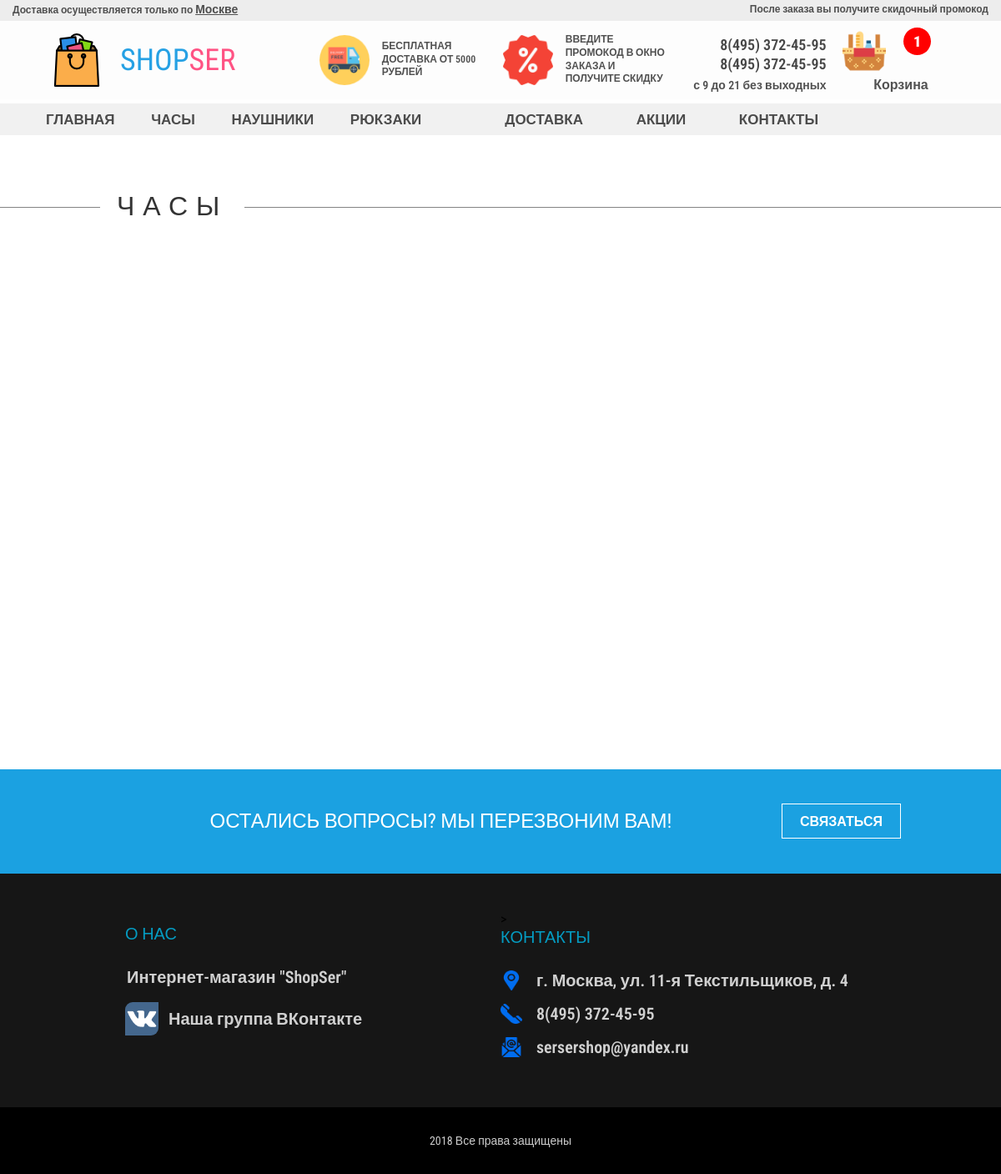
The page /controllers/catalog.php?category_id=1 on the database as committed earlier.
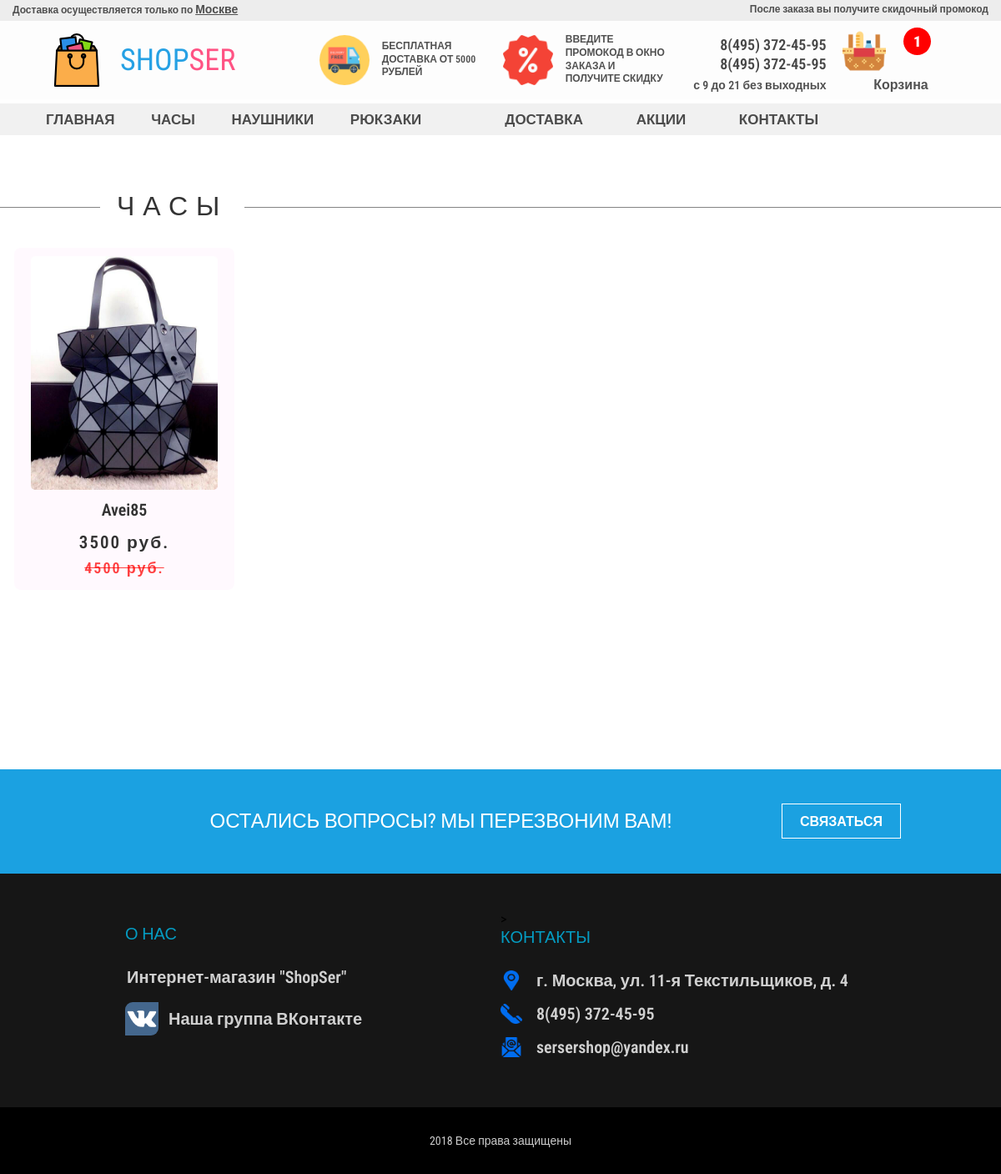
The same page on the database as committed later.
### tables this page shows
CREATE TABLE `categories` (
  `category_id` int(11) NOT NULL,
  `title` varchar(64) NOT NULL
);

CREATE TABLE `products` (
  `product_id` int(11) NOT NULL,
  `title` varchar(255) NOT NULL,
  `cost` int(11) NOT NULL,
  `old_cost` int(11) DEFAULT NULL,
  `img` varchar(255) NOT NULL,
  `category_id` int(11) NOT NULL
);

### controllers/header.php (called while the page is built)
<?php
require_once '../templates/header.php';

### controllers/catalog.php (called while the page is built, shortened)
<?php
require_once '../models/category.php';
if (isset($_GET['category_id']) && $_GET['category_id'] != "") {
    $category = $_GET['category_id'];
    $category = new Category($category);
} else {
    header('Location: ../views/error.php');
}
require_once '../models/product.php';
$products = Product::getAll($category->id);
require_once '../views/catalog.php';

### models/category.php (called while the page is built, shortened)
<?php
require_once '../php/db.php';
class Category
{
    public function __construct($id)
    {
        global $mysqli;
        $query = "SELECT category_id, title FROM categories WHERE category_id=$id";
        $result = $mysqli->query($query);
        $category_data = $result->fetch_assoc();
        $this->id = $category_data['category_id'];
        $this->title = $category_data['title'];
    }
}

### models/product.php (called while the page is built, shortened)
<?php
require_once '../php/db.php';
class Product
{
    public function __construct($id)
    {
        global $mysqli;
        $query = "SELECT product_id, title, cost, old_cost, img, category_id FROM products WHERE product_id=$id";
        $result = $mysqli->query($query);
        if ($result->num_rows > 0) {
            $product_data = $result->fetch_assoc();
            $this->id = $product_data['product_id'];
            $this->title = $product_data['title'];
            $this->cost = $product_data['cost'];
            $this->old_cost = $product_data['old_cost'];
            $this->img = $product_data['img'];
        }
    }
    public static function getAll($category_id = false)
    {
        global $mysqli;
        $conditions = "";
        $tables = "products p";
        if ($category_id !== false) {
            $conditions .= " AND p.category_id=$category_id";
        }
        $query = "SELECT p.product_id FROM $tables WHERE 1 $conditions";
        $result = $mysqli->query($query);
        $products = [];
        while ($product_data = $result->fetch_assoc()) {
            $products[] = new self($product_data['product_id']);
        }
        return $products;
    }
}

### views/catalog.php (the view)
<?php include('../controllers/header.php') ?>
<div class="middle-section">
    <div class="middle-zag">
        <span>
            <?php
                echo $category->title;
            ?>
        </span>
    </div>
    <div class="catalog-product">
    <?php
            foreach ($products as $product) {
                if ($product->old_cost == '0'){
                    $old_cost = '';
                } else {
                    $old_cost = $product->old_cost.' руб.';
                }
                echo '
                    <div class="offers-item">
                    <a href="product.php?product_id='.$product->id.'">
                        <img src="../pics/tovar/'.$product->img.'/'.$product->img.'1.jpg">
                        <div class="offers-item-disc">
                            <p>'.$product->title.'</p>
                        </div>
                        <div class="offers-cost">
                            <p class="cost">'.$product->cost.' руб.</p>
                            <p class="old-cost">'.$old_cost.'</p>
                        </div>
                    </a>
                    </div>
                ';
            }
    ?>
    </div>
</div>
<?php include('../templates/footer.php')?>

### templates/header.php (shortened to what this page needs)
<!DOCTYPE html>
<html lang="ru">
<head>
    <link rel="stylesheet" href="../css/global.css">
</head>
<body>
    <div class="wrapper">
        <nav>
           <div class="hat">
               <div class="hat-item">
                   <p>Доставка осуществляется только по <span>Москве</span></p>
                   <p>После заказа вы получите скидочный промокод</p>
               </div>
           </div>
            <div class="panel">
                <div class="logo">
                    <a href="../controllers/main_page.php"></a>
                    <p>SHOP<span class="another-color">SER</span></p>
                </div>
                <div class="panel-advant">
                    <div class="panel-advant-item">
                        <img src="../icon/delivery-truck.png">
                        <p>
                            БЕСПЛАТНАЯ ДОСТАВКА ОТ 5000 РУБЛЕЙ
                        </p>
                    </div>
                    <div class="panel-advant-item">
                        <img src="../icon/discount.png" class="panel-icon-delivery">
                        <p>
                            Введите промокод в окно заказа и получите скидку
                        </p>
                    </div>
                </div>
                <div class="panel-info">
                    <p>8(495) 372-45-95 </p>
                    <p>8(495) 372-45-95 </p>
                    <p class="panel-info-time">с 9 до 21 без выходных</p>
                </div>
                <a href="../controllers/basket.php" class="bag">
                    <div class="bag-item">
                        <img src="../icon/basket.png">
                        <p>Корзина</p>
                        <span id="basket_count">1</span>
                    </div>
                </a>
            </div>
            <div class="menu">
                <div class="menu-catalog">
                    <a href="../controllers/main_page.php">Главная</a>
                    <a href="../controllers/catalog.php?category_id=1">Часы</a>
                    <a href="../controllers/catalog.php?category_id=2">Наушники</a>
                    <a href="../controllers/catalog.php?category_id=3">Рюкзаки</a>
                </div>
                <div class="menu-other">
                    <a href="../controllers/main_page.php #delivery-target">Доставка</a>
                    <a href="../controllers/main_page.php #sale-offers">Акции</a>
                    <a href="../controllers/main_page.php #communicate-target">Контакты</a>
                </div>
            </div>
        </nav>

### templates/footer.php (shortened to what this page needs)
    </div>
    <div class="communicate" id="communicate-target">
        <div class="communicate-wrapper">
            <p>ОСТАЛИСЬ ВОПРОСЫ? МЫ ПЕРЕЗВОНИМ ВАМ!</p>
            <button id="call-back-activator">Связаться</button>
        </div>
    </div>
    <footer>
        <div class="footer-contact">
            <div class="footer-wrapper">
                <div class="footer-item about_us">
                    <h3>О нас</h3>
                    <p>Интернет-магазин "ShopSer"<br>
                    <div class="group">
                        <a href="https://vk.com/podarokshopser" target="_blank"></a>
                        <p>Наша группа ВКонтакте</p>
                    </div>
                </div>
                <div class="footer-item">>
                    <h3>Контакты</h3>
                    <div class="row">
                        <img src="../icon/placeholder.png">
                        <p>г. Москва, ул. 11-я Текстильщиков, д. 4</p>
                    </div>
                    <div class="row">
                        <img src="../icon/telephone.png">
                        <p>8(495) 372-45-95</p>
                    </div>
                    <div class="row">
                        <img src="../icon/mail.png">
                        <p>sersershop@yandex.ru</p>
                    </div>
                </div>
            </div>
        </div>
        <div class="bottom">
            <p>2018 Все права защищены</p>
        </div>
    </footer>
</body>
</html>

Rows that differ between the two databases and show on the page:
added products: img (picture), title "Avei85", cost "3500", old_cost "4500 руб."
